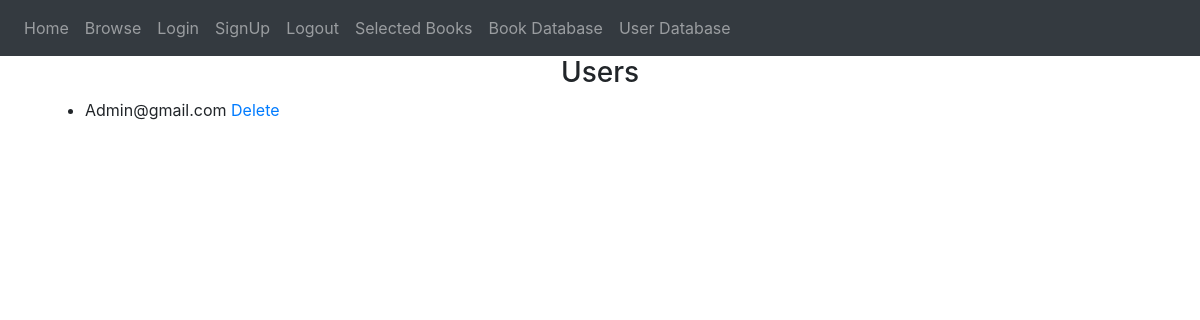
/userBase (signed in), run on an earlier commit of the app's database.
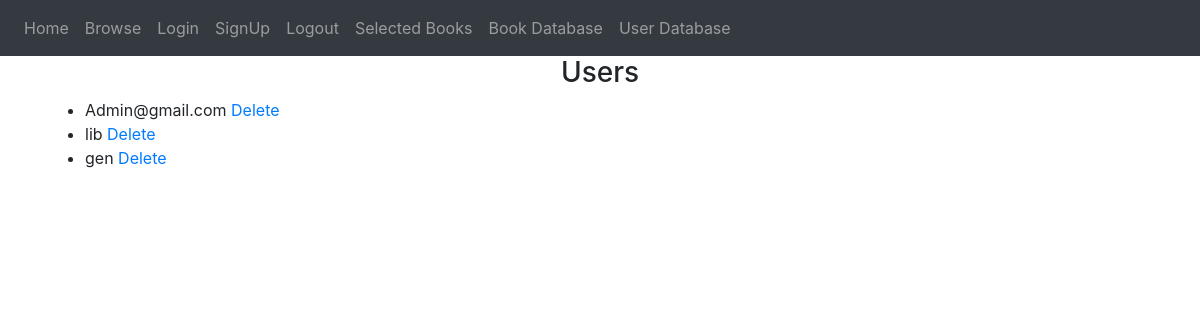
And on a later commit of the database.
### website/models.py (models this page shows)
class User(db.Model, UserMixin):
    id = db.Column(db.Integer, primary_key=True)
    email = db.Column(db.String(100), unique=True)
    password = db.Column(db.String(100))
    first_name = db.Column(db.String(100))
    role = db.Column(db.String(20))

### website/views.py (the view)
@views.route("/userBase")
@login_required
def userBase():
    users = User.query.all()
    return render_template("userBase.html", users=users)

### website/__init__.py (called while the page is built)
def create_app():
    app = Flask(__name__)
    app.config['SECRET_KEY'] = 'Eldritch' ##random string key
    app.config['SQLALCHEMY_DATABASE_URI'] = f'sqlite:///{DB_NAME}'
    db.init_app(app)
    from .views import views
    from .auth import auth
    app.register_blueprint(views, url_prefix='/')
    app.register_blueprint(auth, url_prefix='/')
    from .models import User
    with app.app_context():
        db.create_all()
    login_manager = LoginManager()
    login_manager.login_view = 'auth.login'
    login_manager.init_app(app)
    @login_manager.user_loader
    def load_user(id):
        return User.query.get(int(id))
    return app

### website/templates/userBase.html
{% extends "base.html" %}
{% block content %}
  <h3 align="center">Users</h3>
  <div style="overflow-y: scroll; height: 300px;">
    <ul>
      {% for user in users %}
        <li>{{ user.first_name }} <a href="{{ url_for('views.delete_user', user_id=user.id) }}">Delete</a></li>
      {% endfor %}
    </ul>
  </div>
{% endblock %}

What changed in the data, as far as the page shows it:
added User: first_name "lib"
added User: first_name "gen"
